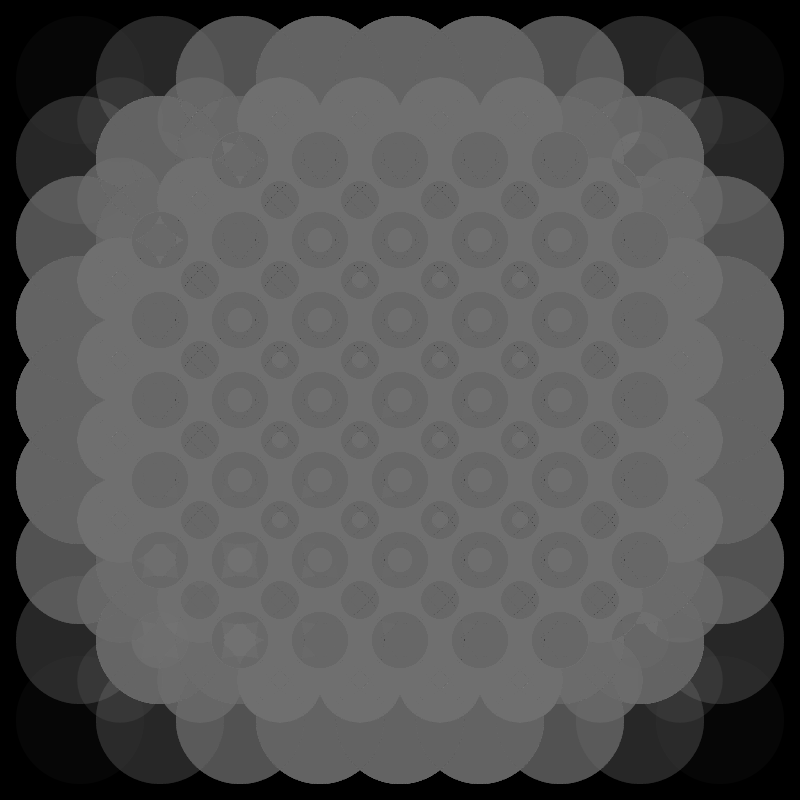
Frame 1 (no input)
Frame 60 (the mouse pressed at the canvas centre just before this capture): identical to frame 1, image omitted
Frame 120 (the mouse held since frame 60 and released just before this capture): identical to frame 1, image omitted

The Processing sketch that drew this single still picture (run headless with seeded random() and noise(); from frame 60 on, the mouse is pressed at the canvas centre):

// Processing sketch: Lab5
// ── Lab5.pde
//Globals (dont touch these)
PGraphics canvas;

//Controllers (change these to change the effect)
int depth = 8;
int startingSize = 16;
color startingColor = color(255,255,255,255); //White
color backgroundColor = color(0,0,0,255); //Black

float growthMulti = 1.5;
int splitFactor = 40;
int alphaDecay = 30;
int redDecay = 20;
int greenDecay = 20;
int blueDecay = 20;

void setup() {
    size(800,800);
    background(backgroundColor);
    canvas = createGraphics(800, 800);
    smooth();
    Circle c = new Circle(400,400,5,red(startingColor),green(startingColor),blue(startingColor),alpha(startingColor));
    canvas.beginDraw();
    canvas.noStroke();
    fractal(c,depth);
    canvas.endDraw();
}

void draw() {
    background(backgroundColor);
    image(canvas,0,0);
}

void fractal(Circle c, int N) {
    c.draw();
    if (N == 0) {
        return;
    } else {
        Circle c1 = new Circle(c.x-splitFactor, c.y-splitFactor, c.r*growthMulti, c.red-redDecay, c.green-greenDecay, c.blue-blueDecay, c.alpha-alphaDecay);
        Circle c2 = new Circle(c.x+splitFactor, c.y-splitFactor, c.r*growthMulti, c.red-redDecay, c.green-greenDecay, c.blue-blueDecay, c.alpha-alphaDecay);
        Circle c3 = new Circle(c.x+splitFactor, c.y+splitFactor, c.r*growthMulti, c.red-redDecay, c.green-greenDecay, c.blue-blueDecay, c.alpha-alphaDecay);
        Circle c4 = new Circle(c.x-splitFactor, c.y+splitFactor, c.r*growthMulti, c.red-redDecay, c.green-greenDecay, c.blue-blueDecay, c.alpha-alphaDecay);
        fractal(c1, N-1);
        fractal(c2, N-1);
        fractal(c3, N-1);
        fractal(c4, N-1);
    }
}

class Circle {
    public float r,x,y,col;
    public float red,green,blue,alpha;
    
    Circle(float x, float y, float r, float red, float green, float blue, float alpha) {
        this.x = x;
        this.y = y;
        this.r = r;
        this.red = red;
        this.green = green;
        this.blue = blue;
        this.alpha = alpha;
    }

    public void draw() {
        canvas.fill(color(red,green,blue,alpha));
        canvas.circle(x, y, r);
    }

}
